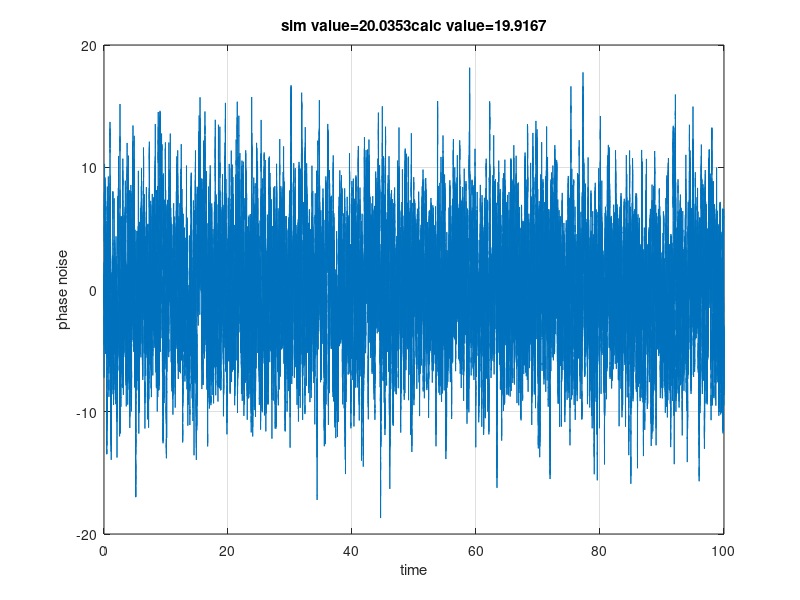

This chart was generated by the following MATLAB code:
%% https://github.com/VSHEV92/Synchronization_Systems_Models
clc; clear; close all; 

%% Моделирование прохождения белого шума через фапч. Дисперсия фазового шума должена быть равена
%% произведению дисперсии шума на шумовую полосу фапч.

%% Литература: Gardner Phaselock Technique p.30

Ts = 1e-3;                % шаг дискретизации
Tsim = 100;               % время моделирования
Time = 0:Ts:Tsim;         
Nsamp = length(Time);     % число отсчетов

ksi = sqrt(2);            % декремент затухания 
BL = 10;                  % односторонняя шумовая полоса
BL_n = BL * Ts;           % нормированная шумовая полоса

kp = 4*ksi*BL_n / (ksi + 0.25/ksi);        % усиление пропорциональной ветви
ki = 4*BL_n^2 / (ksi + 0.25/ksi)^2;        % усиление интегрирующей ветви

%% входной сигнал - новмальный белый шум
noise_var = 1;
indata = randn(1, Nsamp) .* sqrt(noise_var);

%% ошибка по фазе, выход фильтра и фаза NCO
err = zeros(1, Nsamp);
nco_phase = zeros(1, Nsamp);
loop_filter_out = zeros(1, Nsamp);

%% прошлое значение в интегрирующей ветви
ki_out_last = 0;

for n = 2:Nsamp
    % вычисление ошибки
    err(n) = indata(n)/sqrt(Ts) - nco_phase(n-1);

    % петлевой фильтр
    kp_out = kp * err(n);
    ki_out = ki * err(n) + ki_out_last;
    loop_filter_out(n) = kp_out + ki_out;
    ki_out_last = ki_out;

    % вычисление фазы NCO
    nco_phase(n) = nco_phase(n-1) + loop_filter_out(n); 
end

%% дисперсия фазовой ошибки
sim_var = var(nco_phase)

%% расчетное значение дисперсии фазовой ошибки
calc_var = var(indata) * 2 * BL

plot(Time, nco_phase); grid on;
xlabel('time'); ylabel('phase noise')

msg = strcat(num2str(sim_var, 'sim value=%-d '), num2str(calc_var, 'calc value=%-d'));
title(msg)


